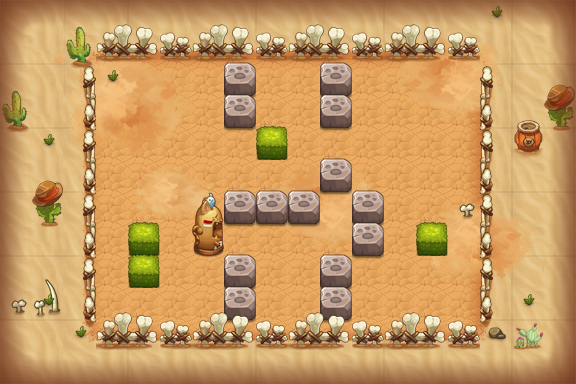

Rendered tile map (Tiled .tmx) drawn with the repository's tilesets; below, a short description and the map source with its tile grids summarised:
An orthogonal 18x12 tile map with 32x32 px tiles, 17 tile layers (PASS, 块层 2, 块层 16, 块层 17, ...) and 12 objects (7x TRAP, 3x hongyg1, PLAYER, BOMB).

<map version="1.0" orientation="orthogonal" width="18" height="12" tilewidth="32" tileheight="32">
 <properties>
  <property name="DESTRY1" value="255" />
  <property name="DESTRY2" value="314" />
  <property name="DESTRY3" value="144" />
  <property name="DESTRY4" value="173" />
  <property name="DESTRY_COUNT" value="4" />
  <property name="EXP" value="335" />
  <property name="ITEM" value="D008" />
  <property name="MONEY" value="503" />
 </properties>
 <tileset firstgid="1" name="hmpy" tilewidth="32" tileheight="32">
  <image source="hmpy.png" width="500" height="1024" />
 </tileset>
 <layer name="PASS" width="18" height="12">
  <data>[216 cells, 140 non-empty, 10 distinct tile ids]</data>
 </layer>
 <layer name="块层 2" width="18" height="12">
  <data>[216 cells, 141 non-empty, 26 distinct tile ids]</data>
 </layer>
 <layer name="块层 16" width="18" height="12">
  <data>[216 cells, 58 non-empty, 34 distinct tile ids]</data>
 </layer>
 <layer name="块层 17" width="18" height="12">
  <data>[216 cells, 13 non-empty, 9 distinct tile ids]</data>
 </layer>
 <layer name="块层 4" width="18" height="12">
  <data>[216 cells, 31 non-empty, 8 distinct tile ids]</data>
 </layer>
 <layer name="块层 3" width="18" height="12">
  <data>[216 cells, 59 non-empty, 10 distinct tile ids]</data>
 </layer>
 <layer name="块层 5" width="18" height="12">
  <data>[216 cells, 19 non-empty, 3 distinct tile ids]</data>
 </layer>
 <layer name="SHELTER 9" width="18" height="12">
  <data>[216 cells, 12 non-empty, 3 distinct tile ids]</data>
 </layer>
 <layer name="SHELTER 8" width="18" height="12">
  <data>[216 cells, 2 non-empty, 1 distinct tile ids]</data>
 </layer>
 <layer name="SHELTER 7" width="18" height="12">
  <data>[216 cells, 3 non-empty, 2 distinct tile ids]</data>
 </layer>
 <layer name="SHELTER 6" width="18" height="12">
  <data>[216 cells, 4 non-empty, 3 distinct tile ids]</data>
 </layer>
 <layer name="SHELTER 5" width="18" height="12">
  <data>[216 cells, 4 non-empty, 1 distinct tile ids]</data>
 </layer>
 <layer name="SHELTER 4" width="18" height="12">
  <data>[216 cells, 1 non-empty, 1 distinct tile ids]</data>
 </layer>
 <layer name="SHELTER 3" width="18" height="12">
  <data>[216 cells, 1 non-empty, 1 distinct tile ids]</data>
 </layer>
 <layer name="SHELTER 2" width="18" height="12">
  <data>[216 cells, 2 non-empty, 1 distinct tile ids]</data>
 </layer>
 <layer name="SHELTER 1" width="18" height="12">
  <data>[216 cells, 2 non-empty, 1 distinct tile ids]</data>
 </layer>
 <objectgroup name="对象层 1" width="18" height="12">
  <object name="PLAYER" type="PLAYER" x="256" y="64" width="32" height="32" />
  <object name="fire1" type="TRAP" x="224" y="224" width="96" height="32">
   <properties>
    <property name="trap_id" value="1" />
    <property name="trap_particle" value="trap_fire_right_3.plist" />
    <property name="trap_state" value="open" />
   </properties>
  </object>
  <object name="senser1" type="TRAP" x="416" y="256" width="32" height="32">
   <properties>
    <property name="trap_floor" value="true" />
    <property name="trap_script" value="trap_onTNTSenser(&quot;tnt1&quot;);" />
    <property name="trap_start_mode" value="0" />
   </properties>
  </object>
  <object name="tnt1" type="BOMB" x="320" y="192" width="32" height="32">
   <properties>
    <property name="bomb_ani" value="tnt_bomb.bomb" />
    <property name="bomb_damage" value="9999" />
    <property name="bomb_power" value="1" />
   </properties>
  </object>
  <object name="hongyg1" x="416" y="96" width="32" height="32">
   <properties>
    <property name="lua_ai" value="monster_hongyg_ai" />
    <property name="quality" value="hongyg1.quality" />
   </properties>
  </object>
  <object name="hongyg1" x="160" y="96" width="32" height="32">
   <properties>
    <property name="lua_ai" value="monster_hongyg_ai" />
    <property name="quality" value="hongyg1.quality" />
   </properties>
  </object>
  <object name="zi_dan_right1" type="TRAP" x="96" y="128" width="32" height="32">
   <properties>
    <property name="trap_ani" value="fire_cat_right.actor" />
    <property name="trap_delay" value="2" />
    <property name="trap_id" value="0" />
    <property name="trap_script" value="trap(&quot;zi_dan_right1&quot;):setAtkPower(target(&quot;PLAYER&quot;):getHP()*0.1);trap(&quot;zi_dan_right1&quot;):turnRight(); trap(&quot;zi_dan_right1&quot;):getAI():getActions():addObject( AIUseSkill:create(   SkillLua:create(&quot;skill_0001&quot;)  )  );" />
    <property name="trap_start_mode" value="2" />
    <property name="trap_state" value="open" />
   </properties>
  </object>
  <object name="fire_control1" type="TRAP" x="256" y="288" width="32" height="32">
   <properties>
    <property name="trap_ani" value="switch.actor" />
    <property name="trap_floor" value="true" />
    <property name="trap_id" value="0" />
    <property name="trap_script" value="trap(&quot;fire_control1&quot;):setOpened( false ); trap(&quot;fire1&quot;):setVisit( false );" />
    <property name="trap_sound_id" value="2" />
    <property name="trap_start_mode" value="0" />
    <property name="trap_state" value="open" />
   </properties>
  </object>
  <object name="mp1" type="TRAP" x="288" y="64" width="32" height="32">
   <properties>
    <property name="trap_ani" value="mp.actor" />
    <property name="trap_floor" value="true" />
    <property name="trap_id" value="0" />
    <property name="trap_script" value="trap_moveto(&quot;PLAYER&quot;, &quot;mp1&quot;,target(&quot;mp2&quot;):getX(),target(&quot;mp2&quot;):getY() );" />
    <property name="trap_sound_id" value="1" />
    <property name="trap_start_mode" value="0" />
    <property name="trap_state" value="open" />
   </properties>
  </object>
  <object name="mp2" type="TRAP" x="288" y="288" width="32" height="32">
   <properties>
    <property name="trap_ani" value="mp.actor" />
    <property name="trap_floor" value="true" />
    <property name="trap_id" value="0" />
    <property name="trap_script" value="trap_moveto(&quot;PLAYER&quot;, &quot;mp2&quot;,target(&quot;mp1&quot;):getX(),target(&quot;mp1&quot;):getY() );" />
    <property name="trap_sound_id" value="1" />
    <property name="trap_start_mode" value="0" />
    <property name="trap_state" value="open" />
   </properties>
  </object>
  <object name="hongyg1" x="320" y="224" width="32" height="32">
   <properties>
    <property name="lua_ai" value="monster_hongyg_ai" />
    <property name="quality" value="hongyg1.quality" />
   </properties>
  </object>
  <object name="triger1" type="TRAP" x="416" y="256" width="32" height="32">
   <properties>
    <property name="trap_ani" value="tnt_triger.actor" />
    <property name="trap_floor" value="true" />
    <property name="trap_script" value="trap_onTNTBombTrap(&quot;triger1&quot;,&quot;tnt1&quot;);" />
    <property name="trap_sound_id" value="3" />
    <property name="trap_start_mode" value="3" />
    <property name="trap_state" value="open" />
   </properties>
  </object>
 </objectgroup>
 <layer name="块层 15" width="18" height="12">
  <data>[216 cells, 104 non-empty, 6 distinct tile ids]</data>
 </layer>
</map>
